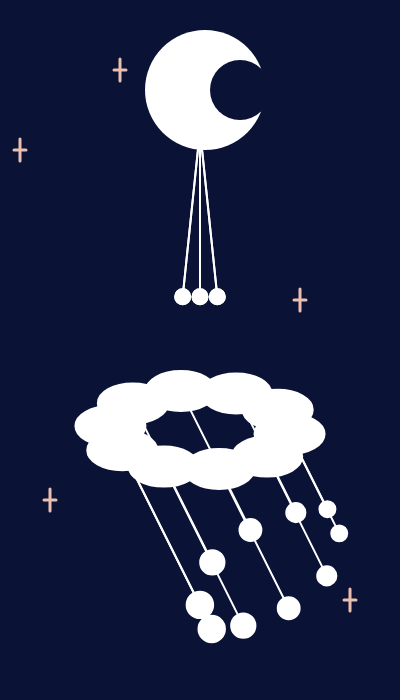
Frame 1 (no input)
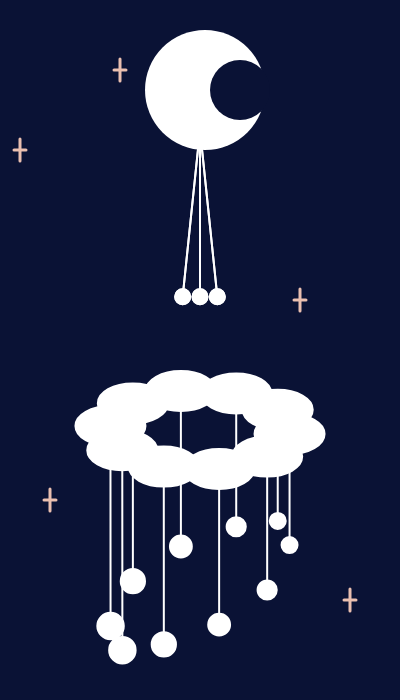
Frame 60 (no input)
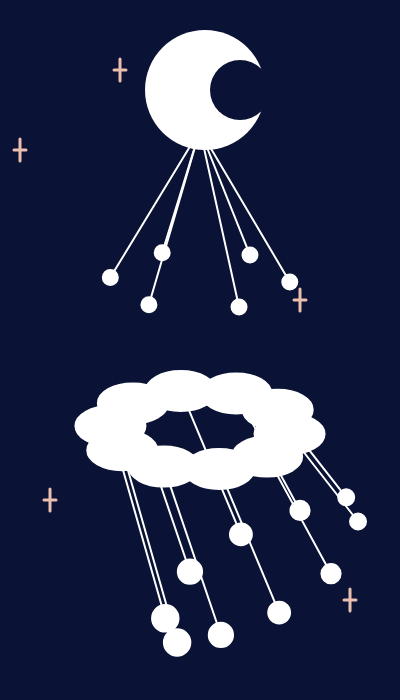
Frame 120 (the mouse pressed at the canvas centre since frame 60)

The p5.js sketch that drew these frames (run headless with seeded random() and noise() and a simulated clock; from frame 60 on, the mouse is pressed at the canvas centre):

// p5.js sketch
// ── sketch.js
//please try to click the mouse;-D
let moverA = [];
let moverB = [];
let blowerC = [];
let blowerD;
let c = 0;
let lerpFactor = 0;
let bellPos = [];
let weightC = [];

function setup() {
  createCanvas(400, 700);
  for (i = 0; i < 6; i++) {
    moverA[i] = new Mover(20, (i * PI) / 3, 0);
  }
  for (i = 0; i < 6; i++) {
    moverB[i] = new Mover(90, (i * PI) / 3, -10);
  }

  for (i = 0; i < 10; i++) {
    blowerC[i] = new blower(100, 200, 2 + map(abs(i - 4.5), 0, 4.5, 0, 5));
  }


  background(0);
}

function draw() {
  background(10,18,53);
  
  noStroke()
  fill(255)
  circle(width/2+5,90,120)
  fill(10,18,53)
  circle(width/2+40,90,60)
  
  stroke(234,191,176)
  drawSparkle(20,150)
  drawSparkle(120,70)
  drawSparkle(50,500)
  drawSparkle(350,600)
  drawSparkle(300,300)

  push();
  translate(width / 2, height / 2 - 220);

  for (i = 0; i < moverA.length; i++) {
    moverA[i].update((i * PI) / 3);
    moverA[i].show();
  }
  for (i = 0; i < moverB.length; i++) {
    moverB[i].update((i * PI) / 3);
    moverB[i].show();
  }

  if (mouseIsPressed) {
    lerpFactor += 0.02;
  } else {
    lerpFactor -= 0.05;
  }
  lerpFactor = constrain(lerpFactor, 0, 1);

  for (i = 0; i < 6; i++) {
    bellPos[i] = p5.Vector.lerp(moverA[i].pos, moverB[i].pos, lerpFactor);
    fill(255);
    ellipse(bellPos[i].x, bellPos[i].y, 15, 15);
    line(0, 0, bellPos[i].x, bellPos[i].y);
  }

  push();
  translate(0, 300);
  
  for (i = 0; i < 10; i++) {
    blowerC[i].update(100 + map(abs(i - 4.5), 0, 4.5, 0, 100));
    let gravity = createVector(0, 5);
    weightC[i] = p5.Vector.mult(gravity, blowerC[i].mass);
    blowerC[i].applyForce(weightC[i]);
    if (mouseIsPressed) {
      let wind = createVector(10, 0);
      blowerC[i].applyForce(wind);
    }
    push();
    translate(-cos((i * PI) / 5 + 0.1) * 90, -sin((i * PI) / 5 + 0.1) * 40);
    blowerC[i].show();
    ellipse(0, 0, 70, 40);
    pop();
  }
  pop();

  pop();
}

class Mover {
  constructor(timer, yoff, Y) {
    this.timer = timer;
    this.Y = Y;
    this.pos = createVector(sin(yoff) * timer, (cos(0) * timer) / 3 + Y + 160);
    this.r = 10;
  }

  update(yoff) {
    if (mouseIsPressed) {
      c++;
      this.pos.x = sin(c * 0.005 + yoff) * this.timer;
      this.pos.y = (cos(c * 0.005 + yoff) * this.timer) / 3 + this.Y + 160;
    }
  }

  show() {
    stroke(255);
    strokeWeight(2);
    fill(255);
    //ellipse(this.pos.x, this.pos.y, this.r * 2);
    //line(0,0,this.pos.x,this.pos.y)
  }
}

class blower {
  constructor(x, y, m) {
    this.pos = createVector(x, y);
    this.vel = createVector(0, 0);
    this.acc = createVector(0, 0);
    this.mass = m;
    this.r = sqrt(this.mass) * 5;
  }

  applyForce(force) {
    let f = p5.Vector.div(force, this.mass);
    this.acc.add(f);
  }

  update(length) {
    this.vel.add(this.acc);
    this.pos.add(this.vel);
    this.vel.limit(20);
    this.acc.set(0, 0);
    this.pos.setMag(length);
  }

  show() {
    stroke(255);
    strokeWeight(2);
    fill(255);
    ellipse(this.pos.x, this.pos.y, this.r * 2);

    line(0, 0, this.pos.x, this.pos.y);
  }
}

function drawSparkle(x,y,s){
  push()
  translate(x,y)
  strokeWeight(3)
  line(-6,0,6,0)
  line(0,11,0,-11)
  pop()
}
